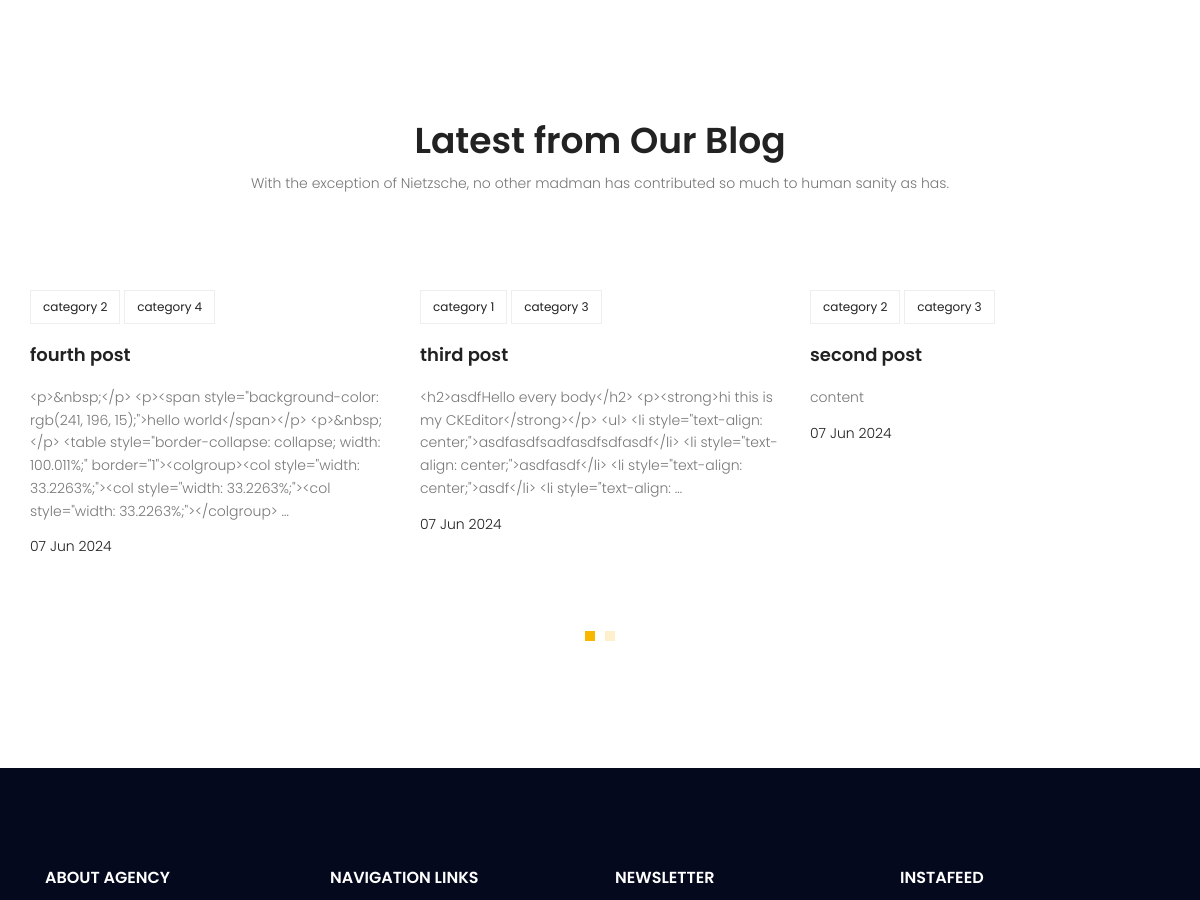
Before: / (middle part) with the older database file.
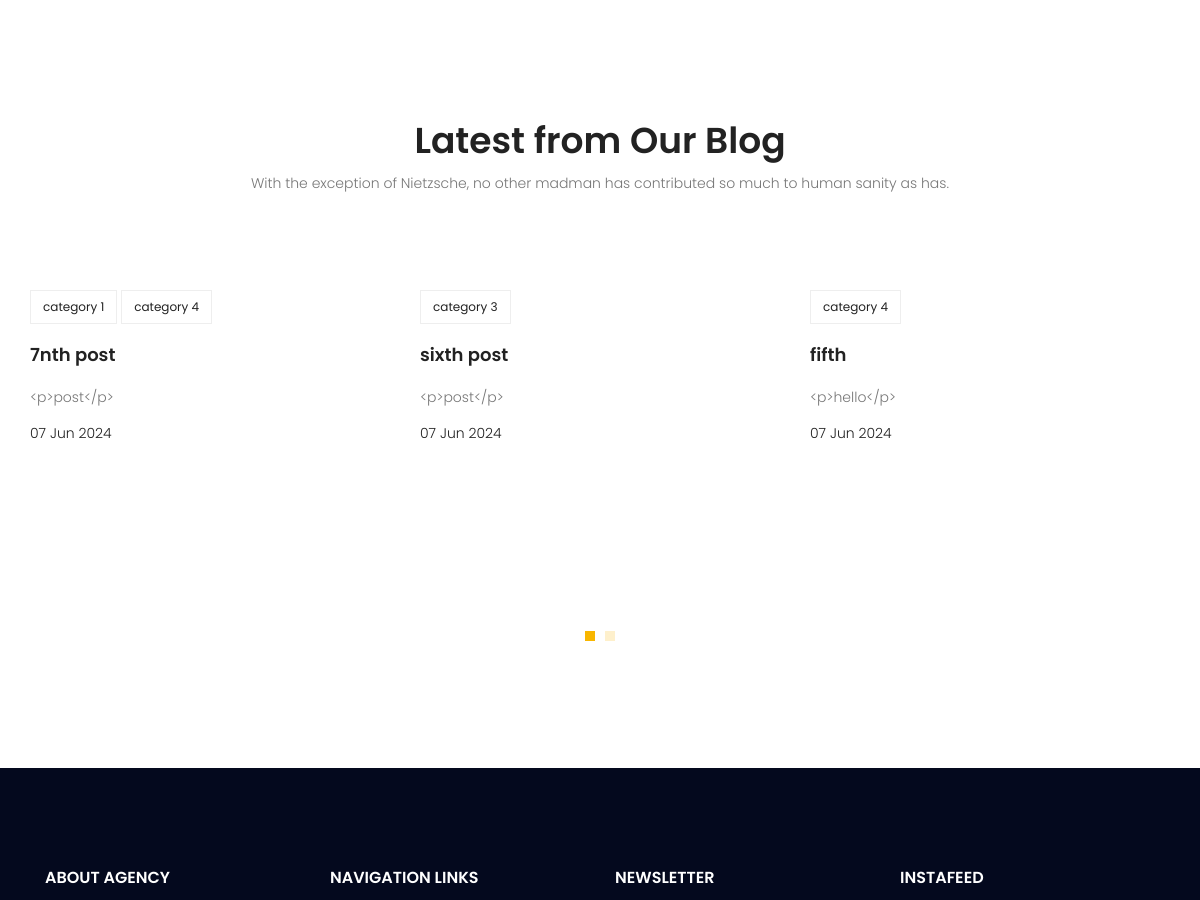
After: the same page with the newer database file.
### blog/models.py (models this page shows, shortened)
class Category(models.Model):
    name = models.CharField(max_length=255)
    def __str__(self) -> str:
        return self.name

class Post(models.Model):
    image = models.ImageField(upload_to='blog/', default='blog/default.jpg')
    author = models.ForeignKey(User, related_name='posts', on_delete=models.SET_NULL, null=True)
    title = models.CharField(max_length=255)
    content = HTMLField()
    tags = TaggableManager()
    category = models.ManyToManyField(Category)
    counted_view = models.IntegerField(default=0)
    status = models.BooleanField(default=False)
    published_datetime = models.DateTimeField(null=True)
    created_datetime = models.DateTimeField(auto_now_add=True)
    modified_datetime = models.DateTimeField(auto_now=True)
    class Meta:
        ordering = ['-created_datetime']

### website/views.py (the view)
# urls.py: path('', views.index_view, name='index'),
def index_view(request):
    return render(request, 'website/index.html')

### website/templatetags/website_tags.py (called while the page is built)
@register.inclusion_tag("website/website-blog.html")
def website_blog_latest_posts(arg=6):
    posts = Post.objects.filter(status=True, published_datetime__lte=now()).order_by(
        "-published_datetime"
    ).select_related('author').prefetch_related('category')[:arg]
    return {"posts": posts}

### templates/website/index.html (shortened to what this page needs)
{% extends '_base.html' %}
{% load static %}
{% load website_tags %}
{% block content %}
			{% website_blog_latest_posts %}
{% endblock content %}

### templates/website/website-blog.html (shortened to what this page needs)
<section class="recent-blog-area section-gap">
  <div class="container">
    <div class="row d-flex justify-content-center">
      <div class="menu-content pb-60 col-lg-9">
        <div class="title text-center">
          <h1 class="mb-10">Latest from Our Blog</h1>
          <p>
            With the exception of Nietzsche, no other madman has contributed so
            much to human sanity as has.
          </p>
        </div>
      </div>
    </div>
    <div class="row">
        <div class="active-recent-blog-carusel">
          {% for post in posts %}
        <div class="single-recent-blog-post item">
          <div class="details">
            <div class="tags">
              <ul>
                {% for name in post.category.all %}
                <li>
                  <a href="{% url 'blog:category' cat_name=name %}"
                    >{{ name }}</a
                  >
                </li>
                {% endfor %}
              </ul>
            </div>
            <a href="{% url 'blog:detail_view' pk=post.id %}"
              ><h4 class="title">{{ post.title }}</h4></a
            >
            <p>{{ post.content|truncatewords:20 }}</p>
            <h6 class="date">{{ post.published_datetime|date:"d M Y" }}</h6>
          </div>
        </div>
        {% endfor %}
      </div>
    </div>
  </div>
</section>

Changed rows visible on the page:
no longer on this page (row edited): Post: title "fourth post", content "<p>&nbsp;</p> <p><span style=\"background-color: rgb(241, 196, 15);\">hello world</span></p> <p>&nbsp;</p> <table style=\"border-collapse: collapse; width: 100.011%;\" border=\"1\"><colgroup><col style=\"width: 33.2263%;\"><col style=\"width: 33.2263%;\"><col style=\"width: 33.2263%;\"></colgroup> …", published_datetime "07 Jun 2024", Category (name "category 4")
no longer on this page (row unchanged): Category: name "category 2"
no longer on this page (row edited): Post: title "third post", content "<h2>asdfHello every body</h2> <p><strong>hi this is my CKEditor</strong></p> <ul> <li style=\"text-align: center;\">asdfasdfsadfasdfsdfasdf</li> <li style=\"text-align: center;\">asdfasdf</li> <li style=\"text-align: center;\">asdf</li> <li style=\"text-align: …", published_datetime "07 Jun 2024", Category (name "category 1"), Category (name "category 3")
no longer on this page (row edited): Post: title "second post", content "content", published_datetime "07 Jun 2024", Category (name "category 3")
added Post: title "7nth post", content "<p>post</p>", published_datetime "07 Jun 2024", Category (name "category 1"), Category (name "category 4")
added Post: title "sixth post", content "<p>post</p>", published_datetime "07 Jun 2024", Category (name "category 3")
added Post: title "fifth", content "<p>hello</p>", published_datetime "07 Jun 2024", Category (name "category 4")
